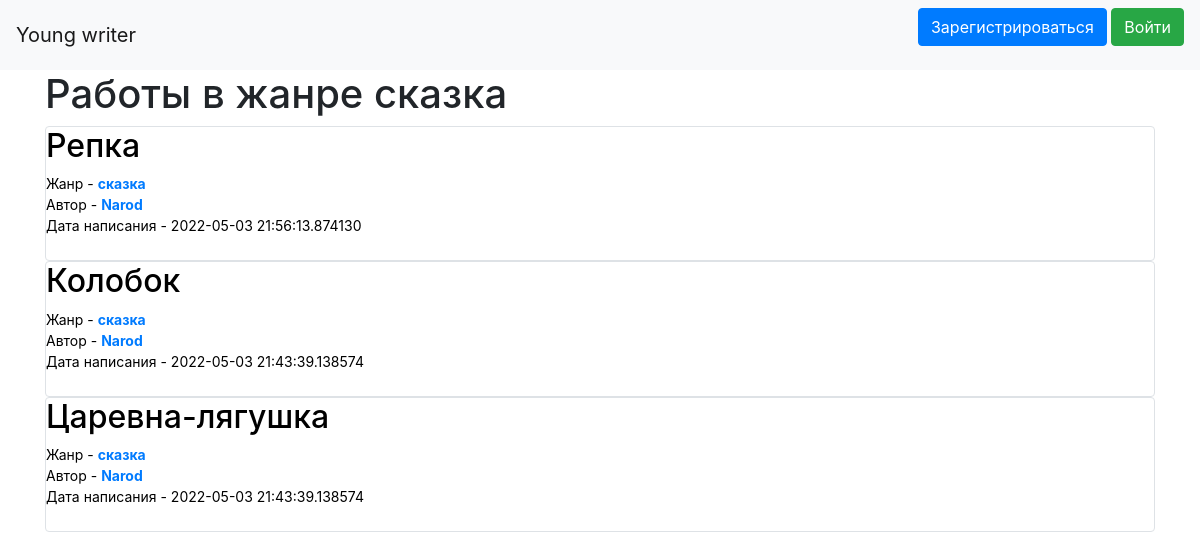
The page /filtered_by_genre/11 on the database its author committed.
### data/works.py (models this page shows)
class Works(SqlAlchemyBase, SerializerMixin):
    __tablename__ = 'works'
    datetime_format = '%d %B %Y'
    id = sqlalchemy.Column(sqlalchemy.Integer,
                           primary_key=True, autoincrement=True)
    title = sqlalchemy.Column(sqlalchemy.String, nullable=True)
    genre_id = sqlalchemy.Column(sqlalchemy.Integer,
                                sqlalchemy.ForeignKey("genres.id"))
    description = sqlalchemy.Column(sqlalchemy.String, nullable=True)
    content = sqlalchemy.Column(sqlalchemy.String, nullable=True)
    created_date = sqlalchemy.Column(sqlalchemy.DateTime,
                                     default=datetime.datetime.now())
    is_private = sqlalchemy.Column(sqlalchemy.Boolean, default=True)
    user_id = sqlalchemy.Column(sqlalchemy.Integer,
                                sqlalchemy.ForeignKey("users.id"))
    user = orm.relation('User')
    genre = orm.relation('Genre')

### data/genre.py (models this page shows)
class Genre(SqlAlchemyBase, SerializerMixin):
    __tablename__ = 'genres'
    id = sqlalchemy.Column(sqlalchemy.Integer, primary_key=True,
                           autoincrement=True)
    name = sqlalchemy.Column(sqlalchemy.String, nullable=True)
    news = orm.relation("Works", back_populates='genre')

### data/users.py (models this page shows, shortened)
class User(SqlAlchemyBase, UserMixin, SerializerMixin):
    __tablename__ = 'users'
    id = sqlalchemy.Column(sqlalchemy.Integer,
                           primary_key=True, autoincrement=True)
    name = sqlalchemy.Column(sqlalchemy.String, nullable=True)
    about = sqlalchemy.Column(sqlalchemy.String, nullable=True)
    email = sqlalchemy.Column(sqlalchemy.String,
                              index=True, unique=True, nullable=True)
    hashed_password = sqlalchemy.Column(sqlalchemy.String, nullable=True)
    created_date = sqlalchemy.Column(sqlalchemy.DateTime,
                                     default=datetime.datetime.now)
    news = orm.relation("Works", back_populates='user')

### main.py (the view)
@app.route('/filtered_by_genre/<int:genre_id>')
def filtered_by_genre(genre_id):
    db_sess = db_session.create_session()
    works = db_sess.query(Works).filter(Works.genre_id == genre_id).order_by(
        desc(Works.created_date))
    return render_template('index.html',
                           headline=f'Работы в жанре {GENRES[genre_id - 1]}',
                           works=works)

### data/db_session.py (called while the page is built)
def create_session() -> Session:
    global __factory
    return __factory()

### templates/index.html (shortened to what this page needs)
{% extends "base.html" %}
{% block content %}
<h1>{{ headline }}</h1>
{% for item in works %}
<div class="col-md6 border rounded" style="color: black;">
    <a href='/texts/{{ item.id|int() }}' class='straight_link'>
        <h2>{{item.title}}</h2>
    </a>
    <div style="overflow-x:hidden; text-overflow: ellipsis; font-size: 14px;">
        Жанр - <a href="/filtered_by_genre/{{ item.genre_id }}"><b>{{item.genre.name}}</b></a><br>
        Автор - <a href="/profile/{{item.user_id}}"><b>{{item.user.name}}</b><a>
        <br>Дата написания - {{item.created_date}}
    </div>
    <br>
</div>
{% endfor %}
{% endblock %}

### templates/base.html (style rules this page uses)
.straight_link { text-decoration: none; color: black; }

### rows shown on the page
Works: title "Репка", genre.name "сказка", user.name "Narod", created_date "2022-05-03 21:56:13.874130"
Works: title "Колобок", genre.name "сказка", user.name "Narod", created_date "2022-05-03 21:43:39.138574"
Works: title "Царевна-лягушка", genre.name "сказка", user.name "Narod", created_date "2022-05-03 21:43:39.138574"

### other values the page prints
{{ headline }} "Работы в жанре сказка"
